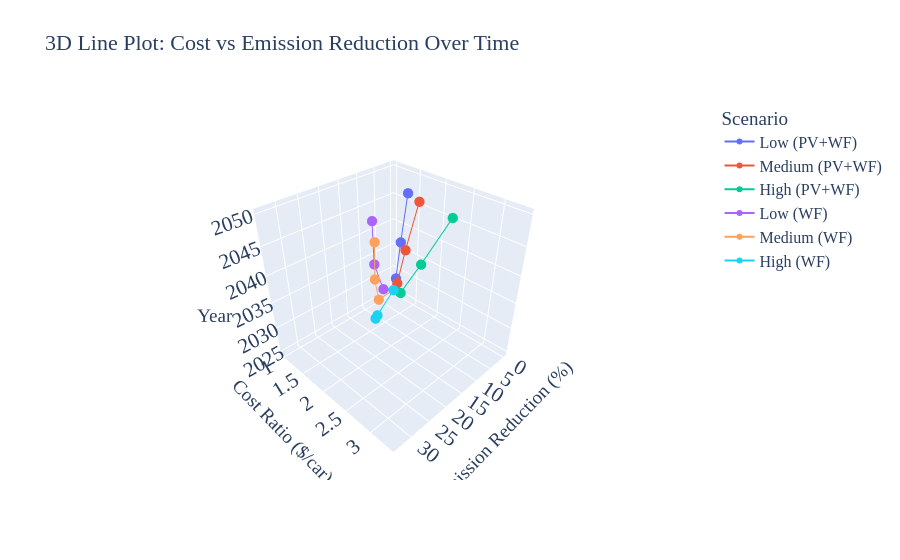

The cell this chart's notebook holds for it:
### Code cell
import plotly.graph_objects as go
import pandas as pd

# Combined dataset
data = {
    "Scenario": ['Low (PV+WF)'] * 4 + ['Medium (PV+WF)'] * 4 + ['High (PV+WF)'] * 4 +
               ['Low (WF)'] * 4 + ['Medium (WF)'] * 4 + ['High (WF)'] * 4,
    "Year": [2025, 2030, 2040, 2050] * 6,
    "Emission_Reduction": [0, 2.74, 6.02, 8.09,
                           0, 4.01, 7.76, 9.46,
                           0, 6.35, 9.71, 10.36,
                           0, 8.18, 16.46, 21.35,
                           0, 11.87, 20.16, 26.21,
                           0, 17.19, 27.55, 33.54],
    "Cost_Ratio": [1, 1.25, 1.58, 1.85,
                   1, 1.37, 1.80, 2.15,
                   1, 1.61, 2.24, 2.77,
                   1, 1.33, 1.76, 2.12,
                   1, 1.49, 2.05, 2.53,
                   1, 1.81, 2.65, 3.35],
    "Color": ['green'] * 4 + ['red'] * 4 + ['blue'] * 4 +
             ['green'] * 4 + ['red'] * 4 + ['blue'] * 4
}

df = pd.DataFrame(data)

# Create 3D scatter lines + markers
fig = go.Figure()

scenarios = df["Scenario"].unique()
colors = {
    'Low (PV+WF)': 'green',
    'Medium (PV+WF)': 'red',
    'High (PV+WF)': 'blue',
    'Low (WF)': 'green',
    'Medium (WF)': 'red',
    'High (WF)': 'blue'
}

# Add a trace per scenario
for scenario in scenarios:
    df_sub = df[df["Scenario"] == scenario]
    fig.add_trace(go.Scatter3d(
        x=df_sub["Emission_Reduction"],
        y=df_sub["Cost_Ratio"],
        z=df_sub["Year"],
        mode='lines+markers',
        name=scenario,
        line=dict(width=2),
        marker=dict(size=6),
        text=[f"Year: {y}<br>Emission: {e:.2f}%<br>Cost Ratio: {c:.2f}" 
              for y, e, c in zip(df_sub["Year"], df_sub["Emission_Reduction"], df_sub["Cost_Ratio"])],
        hoverinfo='text'
    ))

# Layout settings
fig.update_layout(
    scene=dict(
        xaxis_title="Emission Reduction (%)",
        yaxis_title="Cost Ratio ($/car)",
        zaxis_title="Year",
        aspectmode="cube",
        camera=dict(
            eye=dict(x=1.5, y=1.5, z=1.5)
        )
    ),
    title="3D Line Plot: Cost vs Emission Reduction Over Time",
    font=dict(family="Computer Modern", size=16),
    plot_bgcolor='rgba(0,0,0,0)',
    paper_bgcolor='rgba(0,0,0,0)',
    legend_title="Scenario"
)

fig.show()

### Figure 1 — Plotly figure (JSON) as saved in the notebook; plotly's stock layout.template omitted (floating-point values rounded to 4 significant figures)
{"data": [{"hoverinfo": "text", "line": {"width": 2}, "marker": {"size": 6}, "mode": "lines+markers", "name": "Low (PV+WF)", "text": ["Year: 2025<br>Emission: 0.00%<br>Cost Ratio: 1.00", "Year: 2030<br>Emission: 2.74%<br>Cost Ratio: 1.25", "Year: 2040<br>Emission: 6.02%<br>Cost Ratio: 1.58", "Year: 2050<br>Emission: 8.09%<br>Cost Ratio: 1.85"], "type": "scatter3d", "x": [0, 2.74, 6.02, 8.09], "y": [1, 1.25, 1.58, 1.85], "z": [2025, 2030, 2040, 2050]}, {"hoverinfo": "text", "line": {"width": 2}, "marker": {"size": 6}, "mode": "lines+markers", "name": "Medium (PV+WF)", "text": ["Year: 2025<br>Emission: 0.00%<br>Cost Ratio: 1.00", "Year: 2030<br>Emission: 4.01%<br>Cost Ratio: 1.37", "Year: 2040<br>Emission: 7.76%<br>Cost Ratio: 1.80", "Year: 2050<br>Emission: 9.46%<br>Cost Ratio: 2.15"], "type": "scatter3d", "x": [0, 4.01, 7.76, 9.46], "y": [1, 1.37, 1.8, 2.15], "z": [2025, 2030, 2040, 2050]}, {"hoverinfo": "text", "line": {"width": 2}, "marker": {"size": 6}, "mode": "lines+markers", "name": "High (PV+WF)", "text": ["Year: 2025<br>Emission: 0.00%<br>Cost Ratio: 1.00", "Year: 2030<br>Emission: 6.35%<br>Cost Ratio: 1.61", "Year: 2040<br>Emission: 9.71%<br>Cost Ratio: 2.24", "Year: 2050<br>Emission: 10.36%<br>Cost Ratio: 2.77"], "type": "scatter3d", "x": [0, 6.35, 9.71, 10.36], "y": [1, 1.61, 2.24, 2.77], "z": [2025, 2030, 2040, 2050]}, {"hoverinfo": "text", "line": {"width": 2}, "marker": {"size": 6}, "mode": "lines+markers", "name": "Low (WF)", "text": ["Year: 2025<br>Emission: 0.00%<br>Cost Ratio: 1.00", "Year: 2030<br>Emission: 8.18%<br>Cost Ratio: 1.33", "Year: 2040<br>Emission: 16.46%<br>Cost Ratio: 1.76", "Year: 2050<br>Emission: 21.35%<br>Cost Ratio: 2.12"], "type": "scatter3d", "x": [0, 8.18, 16.46, 21.35], "y": [1, 1.33, 1.76, 2.12], "z": [2025, 2030, 2040, 2050]}, {"hoverinfo": "text", "line": {"width": 2}, "marker": {"size": 6}, "mode": "lines+markers", "name": "Medium (WF)", "text": ["Year: 2025<br>Emission: 0.00%<br>Cost Ratio: 1.00", "Year: 2030<br>Emission: 11.87%<br>Cost Ratio: 1.49", "Year: 2040<br>Emission: 20.16%<br>Cost Ratio: 2.05", "Year: 2050<br>Emission: 26.21%<br>Cost Ratio: 2.53"], "type": "scatter3d", "x": [0, 11.87, 20.16, 26.21], "y": [1, 1.49, 2.05, 2.53], "z": [2025, 2030, 2040, 2050]}, {"hoverinfo": "text", "line": {"width": 2}, "marker": {"size": 6}, "mode": "lines+markers", "name": "High (WF)", "text": ["Year: 2025<br>Emission: 0.00%<br>Cost Ratio: 1.00", "Year: 2030<br>Emission: 17.19%<br>Cost Ratio: 1.81", "Year: 2040<br>Emission: 27.55%<br>Cost Ratio: 2.65", "Year: 2050<br>Emission: 33.54%<br>Cost Ratio: 3.35"], "type": "scatter3d", "x": [0, 17.19, 27.55, 33.54], "y": [1, 1.81, 2.65, 3.35], "z": [2025, 2030, 2040, 2050]}], "layout": {"font": {"family": "Computer Modern", "size": 16}, "legend": {"title": {"text": "Scenario"}}, "paper_bgcolor": "rgba(0,0,0,0)", "plot_bgcolor": "rgba(0,0,0,0)", "scene": {"aspectmode": "cube", "camera": {"eye": {"x": 1.5, "y": 1.5, "z": 1.5}}, "xaxis": {"title": {"text": "Emission Reduction (%)"}}, "yaxis": {"title": {"text": "Cost Ratio ($/car)"}}, "zaxis": {"title": {"text": "Year"}}}, "title": {"text": "3D Line Plot: Cost vs Emission Reduction Over Time"}}}
